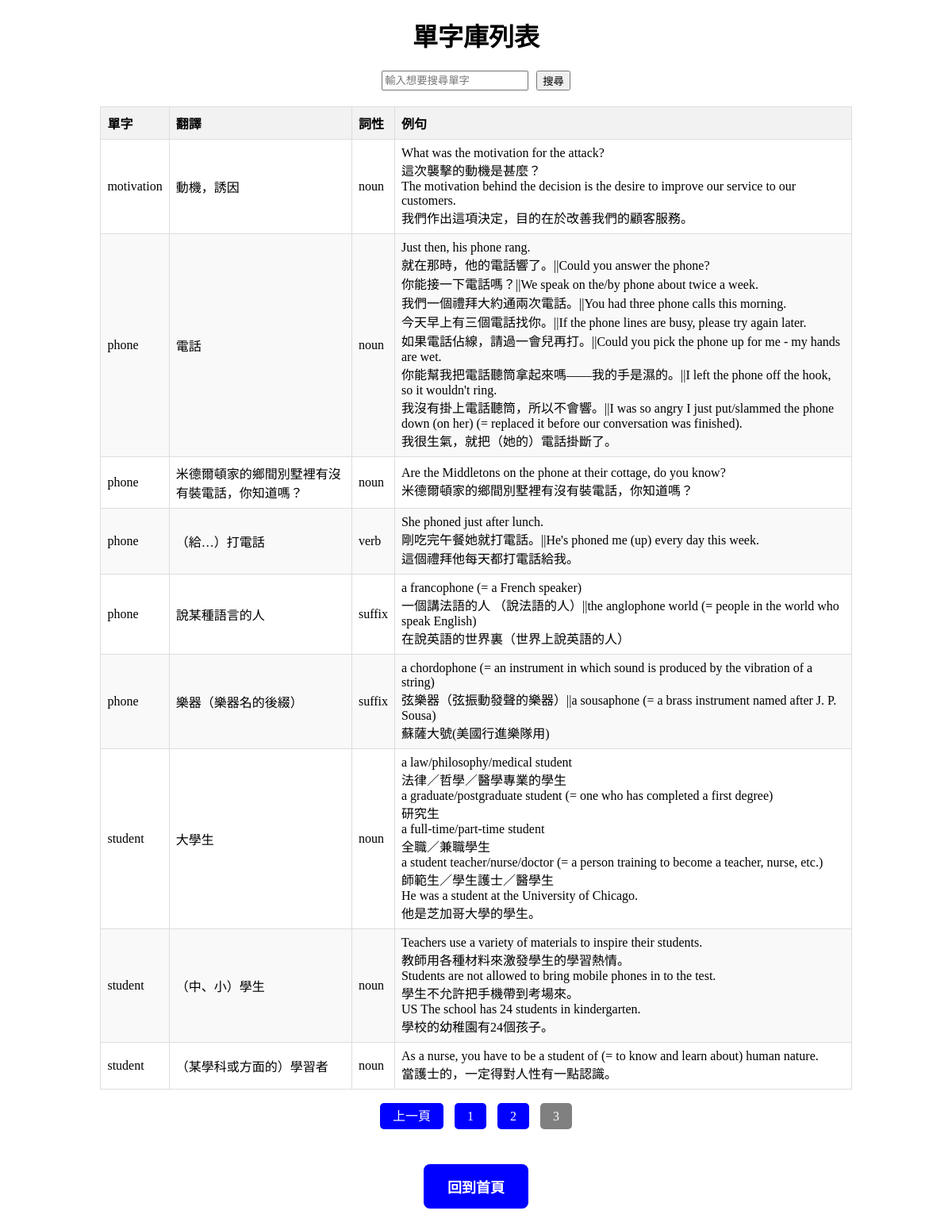
The app's page /list?page=3&search_word= with its own data.
### tables this page shows
CREATE TABLE vocabulary (
            id INTEGER PRIMARY KEY AUTOINCREMENT,
            word TEXT NOT NULL,
            translation TEXT NOT NULL,
            part_of_speech TEXT,
            examples TEXT
        );

### app.py (the view)
@app.route("/list", methods=["GET", "POST"])
def list_words():
    clean_database()  # 在執行查詢前清理資料庫
    search_word = request.form.get("search_word", "").strip() if request.method == "POST" else request.args.get("search_word", "").strip()
    page = int(request.args.get("page", 1))  # 獲取當前頁碼，默認為第 1 頁
    per_page = 20  # 每頁顯示的單字數量
    conn = sqlite3.connect("vocabulary.db")
    cursor = conn.cursor()
    if search_word:
        cursor.execute("""
            SELECT word, translation, part_of_speech, examples
            FROM vocabulary
            WHERE word LIKE ?
            ORDER BY word ASC
        """, (f"%{search_word}%",))
    else:
        cursor.execute("""
            SELECT word, translation, part_of_speech, examples
            FROM vocabulary
            ORDER BY word ASC
        """)
    words = cursor.fetchall()
    conn.close()
    total_words = len(words)
    total_pages = (total_words + per_page - 1) // per_page  # 計算總頁數
    start = (page - 1) * per_page
    end = start + per_page
    words_paginated = words[start:end]
    return render_template(
        "list.html",
        words=words_paginated,
        search_word=search_word,
        page=page,
        total_pages=total_pages
    )

### app.py (called while the page is built)
@app.route("/clean", methods=["GET"])
def clean_database():
        conn = sqlite3.connect("vocabulary.db")
        cursor = conn.cursor()
        cursor.execute("DELETE FROM vocabulary WHERE word IS NULL OR word = '無翻譯資料' OR translation IS NULL OR translation = '無翻譯資料'")
        cursor.execute("DELETE FROM vocabulary WHERE examples IS NULL OR examples = '無例句'")
        cursor.execute("""
            DELETE FROM vocabulary
            WHERE rowid NOT IN (
                SELECT MIN(rowid)
                FROM vocabulary
                GROUP BY word, translation, part_of_speech, examples
            )
        """)
        conn.commit()
        conn.close()

### templates/list.html (shortened to what this page needs)
<!doctype html>
<html>
  <head>
  </head>
  <body>
    <h1 style="text-align: center;">單字庫列表</h1>
    <div class="search-container">
      <form method="post" action="/list">
        <input type="text" name="search_word" placeholder="輸入想要搜尋單字" value="{{ search_word }}" />
        <button type="submit">搜尋</button>
      </form>
    </div>
    <table>
      <thead>
        <tr>
          <th>單字</th>
          <th>翻譯</th>
          <th>詞性</th>
          <th>例句</th>
        </tr>
      </thead>
      <tbody>
        {% for word, translation, part_of_speech, examples in words %}
        <tr>
          <td>{{ word }}</td>
          <td>{{ translation }}</td>
          <td>{{ part_of_speech }}</td>
          <td>{{ examples.replace('\n', '<br>')|safe if examples else '無例句' }}</td>
        </tr>
        {% endfor %}
      </tbody>
    </table>
    <div class="pagination">
      {% if page > 1 %}
      <a href="/list?page={{ page - 1 }}&search_word={{ search_word }}">上一頁</a>
      {% endif %}
      {% for p in range(1, total_pages + 1) %}
      <a href="/list?page={{ p }}&search_word={{ search_word }}" class="{{ 'active' if p == page else '' }}">{{ p }}</a>
      {% endfor %}
    </div>
    <div style="text-align: center; margin-top: 30px;">
      <a href="/" class="back-button">回到首頁</a>
    </div>
  </body>
</html>

### templates/list.html (style rules this page uses)
table { width: 80%; margin: 20px auto; border-collapse: collapse; }
th, td { border: 1px solid #ddd; padding: 8px; text-align: left; word-wrap: break-word; white-space: normal; }
th { background-color: #f2f2f2; }
tr:nth-child(even) { background-color: #f9f9f9; }
.search-container { display: flex; justify-content: center; align-items: center; margin: 20px 0; }
.search-container form { display: flex; gap: 10px; }
.pagination { text-align: center; margin: 20px 0; }
.pagination a { margin: 0 5px; padding: 8px 16px; text-decoration: none; color: white; background-color: blue; border-radius: 5px; }
.pagination .active { background-color: gray; pointer-events: none; }
.back-button { display: inline-block; margin: 20px auto; padding: 15px 30px; font-size: 18px; color: white; background-color: blue; border: none; border-radius: 8px; cursor: pointer; text-align: center; text-decoration: none; font-weight: bold; }

### records on screen
vocabulary: word "motivation", part_of_speech "noun", replace "What was the motivation for the attack? 這次襲擊的動機是甚麼？ The motivation behind the decision is the desire to improve our service to our customers. 我們作出這項決定，目的在於改善我們的顧客服務。"
vocabulary: word "phone", part_of_speech "noun", replace "Just then, his phone rang. 就在那時，他的電話響了。||Could you answer the phone? 你能接一下電話嗎？||We speak on the/by phone about twice a week. 我們一個禮拜大約通兩次電話。||You had three phone calls this morning. 今天早上有三個電話找你。||If the phone lines are busy, please try again later. 如果電話佔線，請過一會兒再打。||Could you pick the phone up for me - my hands are wet. 你能幫我把電話聽筒拿起來嗎——我的手是濕的。||I left the phone off the hook, so it wouldn't ring. 我沒有掛上電話聽筒，所以不會響。||I was so angry I just put/slammed the phone down (on her) (= replaced it before our conversation was finished). 我很生氣，就把（她的）電話掛斷了。"
vocabulary: word "phone", part_of_speech "noun", replace "Are the Middletons on the phone at their cottage, do you know? 米德爾頓家的鄉間別墅裡有沒有裝電話，你知道嗎？"
vocabulary: word "phone", part_of_speech "verb", replace "She phoned just after lunch. 剛吃完午餐她就打電話。||He's phoned me (up) every day this week. 這個禮拜他每天都打電話給我。"
vocabulary: word "phone", part_of_speech "suffix", replace "a francophone (= a French speaker) 一個講法語的人 （說法語的人）||the anglophone world (= people in the world who speak English) 在說英語的世界裏（世界上說英語的人）"
vocabulary: word "phone", part_of_speech "suffix", replace "a chordophone (= an instrument in which sound is produced by the vibration of a string) 弦樂器（弦振動發聲的樂器）||a sousaphone (= a brass instrument named after J. P. Sousa) 蘇薩大號(美國行進樂隊用)"
vocabulary: word "student", part_of_speech "noun", replace "a law/philosophy/medical student 法律／哲學／醫學專業的學生 a graduate/postgraduate student (= one who has completed a first degree) 研究生 a full-time/part-time student 全職／兼職學生 a student teacher/nurse/doctor (= a person training to become a teacher, nurse, etc.) 師範生／學生護士／醫學生 He was a student at the University of Chicago. 他是芝加哥大學的學生。"
vocabulary: word "student", part_of_speech "noun", replace "Teachers use a variety of materials to inspire their students. 教師用各種材料來激發學生的學習熱情。 Students are not allowed to bring mobile phones in to the test. 學生不允許把手機帶到考場來。 US The school has 24 students in kindergarten. 學校的幼稚園有24個孩子。"
vocabulary: word "student", part_of_speech "noun", replace "As a nurse, you have to be a student of (= to know and learn about) human nature. 當護士的，一定得對人性有一點認識。"

### other values on screen
{{ p }} "1" "2" "3"
